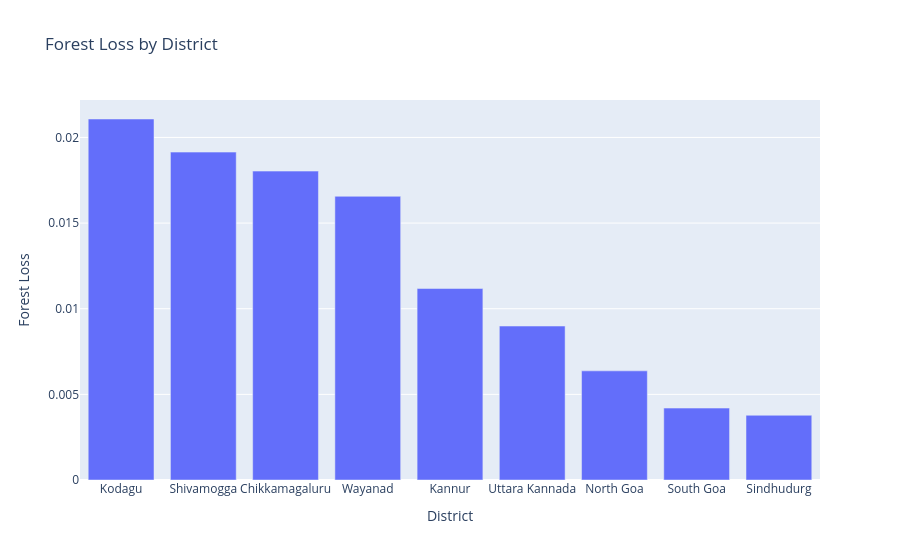

This figure's notebook cell:
### Code cell
forest_summary = (
    master
    .groupby("District")["Forest_Loss"]
    .mean()
    .reset_index()
    .sort_values("Forest_Loss", ascending=False)
)

fig = px.bar(
    forest_summary,
    x="District",
    y="Forest_Loss",
    title="Forest Loss by District"
)

fig.update_layout(
    xaxis_title="District",
    yaxis_title="Forest Loss"
)

fig.show()

### Figure 1 — Plotly figure (JSON) as saved in the notebook; plotly's stock layout.template omitted (floating-point values rounded to 4 significant figures)
{"data": [{"hovertemplate": "District=%{x}<br>Forest_Loss=%{y}<extra></extra>", "legendgroup": "", "marker": {"color": "#636efa", "pattern": {"shape": ""}}, "name": "", "orientation": "v", "showlegend": false, "textposition": "auto", "type": "bar", "x": ["Kodagu", "Shivamogga", "Chikkamagaluru", "Wayanad", "Kannur", "Uttara Kannada", "North Goa", "South Goa", "Sindhudurg"], "xaxis": "x", "y": [0.02108, 0.01914, 0.01803, 0.01656, 0.01118, 0.008988, 0.006371, 0.004198, 0.003779], "yaxis": "y"}], "layout": {"barmode": "relative", "legend": {"tracegroupgap": 0}, "title": {"text": "Forest Loss by District"}, "xaxis": {"anchor": "y", "domain": [0, 1], "title": {"text": "District"}}, "yaxis": {"anchor": "x", "domain": [0, 1], "title": {"text": "Forest Loss"}}}}
